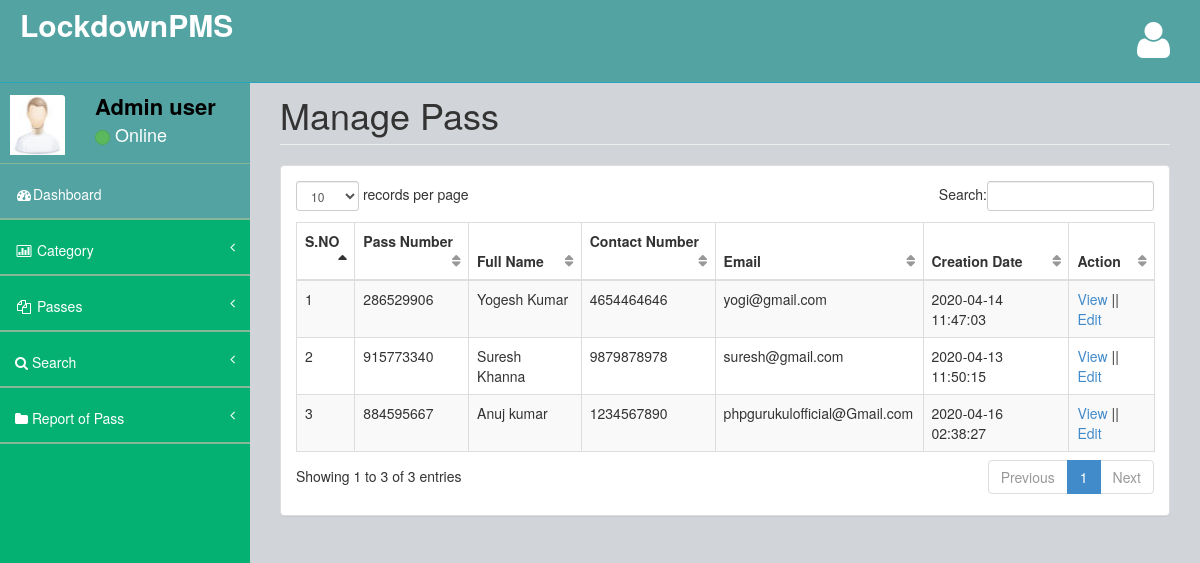
Before: /admin/manage-pass.php (signed in) with the older database file.
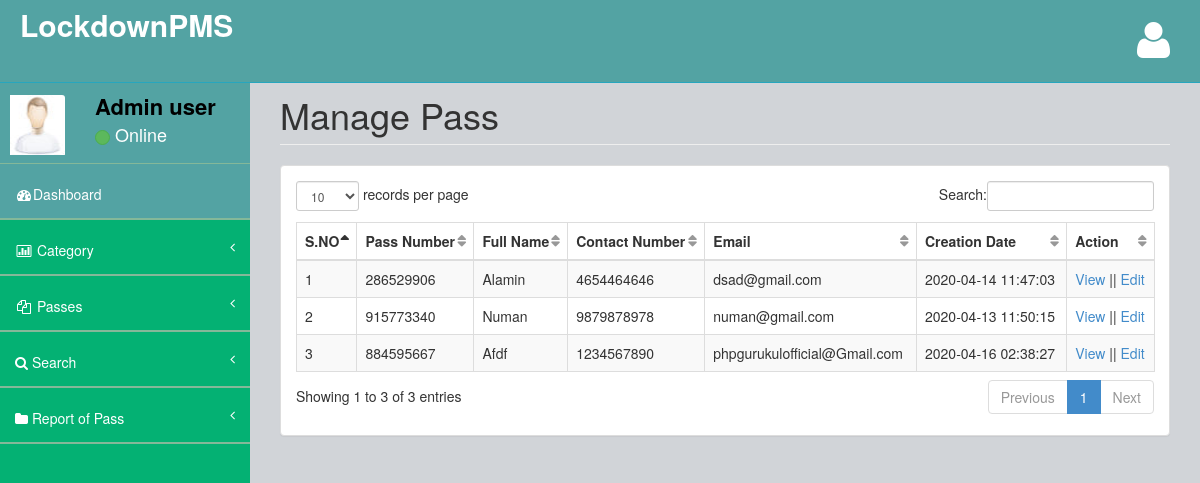
After: the same page with the newer database file.
### tables this page shows
CREATE TABLE `tblpass` (
  `ID` int(10) NOT NULL,
  `PassNumber` varchar(200) DEFAULT NULL,
  `FullName` varchar(200) DEFAULT NULL,
  `ContactNumber` bigint(10) DEFAULT NULL,
  `Email` varchar(200) DEFAULT NULL,
  `IdentityType` varchar(200) DEFAULT NULL,
  `IdentityCardno` varchar(200) DEFAULT NULL,
  `Category` varchar(100) DEFAULT NULL,
  `FromDate` varchar(200) DEFAULT NULL,
  `ToDate` varchar(200) DEFAULT NULL,
  `PasscreationDate` timestamp NULL DEFAULT current_timestamp()
);

### admin/manage-pass.php (the view, shortened to what this page needs)
<?php
include('includes/dbconnection.php');
if (strlen($_SESSION['cpmsaid']==0)) {
  header('location:logout.php');
  } else{
  ?>
<!DOCTYPE html>
<html>
<head>
    <link href="assets/plugins/bootstrap/bootstrap.css" rel="stylesheet" />
    <link href="assets/font-awesome/css/font-awesome.css" rel="stylesheet" />
    <link href="assets/plugins/pace/pace-theme-big-counter.css" rel="stylesheet" />
  <link href="assets/css/style.css" rel="stylesheet" />
      <link href="assets/css/main-style.css" rel="stylesheet" />
    <link href="assets/plugins/dataTables/dataTables.bootstrap.css" rel="stylesheet" />
</head>
<body>
    <div id="wrapper">
       <?php include_once('includes/header.php');?>
        <?php include_once('includes/sidebar.php');?>
        <div id="page-wrapper">
            <div class="row">
                <div class="col-lg-12">
                    <h1 class="page-header">Manage Pass</h1>
                </div>
            </div>
            <div class="row">
                <div class="col-lg-12">
                    <div class="panel panel-default">
                        <div class="panel-body">
                            <div class="table-responsive">
                                <table class="table table-striped table-bordered table-hover" id="dataTables-example">
                                    <thead>
                                        <tr>
                                            <th>S.NO</th>
                                           <th>Pass Number</th>
                                            <th>Full Name</th>
                                            <th>Contact Number</th>
                                            <th>Email</th>
                                            <th>Creation Date</th>
                                            <th>Action</th>
                                        </tr>
                                    </thead>
                                    <tbody>
                                        <?php
$sql="SELECT * from tblpass";
$query = $dbh -> prepare($sql);
$query->execute();
$results=$query->fetchAll(PDO::FETCH_OBJ);
$cnt=1;
if($query->rowCount() > 0)
{
foreach($results as $row)
{               ?>
                                       <tr>
                  <td><?php echo htmlentities($cnt);?></td>
                  <td><?php  echo htmlentities($row->PassNumber);?></td>
                  <td><?php  echo htmlentities($row->FullName);?></td>
                  <td><?php  echo htmlentities($row->ContactNumber);?></td>
                  <td><?php  echo htmlentities($row->Email);?></td>
                  <td><?php  echo htmlentities($row->PasscreationDate);?></td>
                  <td><a href="view-pass-detail.php?viewid=<?php echo htmlentities ($row->ID);?>">View</a>  ||  <a href="edit-pass-detail.php?editid=<?php echo htmlentities ($row->ID);?>">Edit</a></td>
                </tr>
               <?php $cnt=$cnt+1;}} ?>
                                    </tbody>
                                </table>
                            </div>
                        </div>
                    </div>
                </div>
            </div>
        </div>
    </div>
</body>
</html>
<?php }  ?>

### admin/includes/header.php (shortened to what this page needs)
<nav class="navbar navbar-default navbar-fixed-top" role="navigation" id="navbar">
            <div class="navbar-header">
                <a class="navbar-brand" href="dashboard.php">
                    <strong style="color: white;font-size: 30px">LockdownPMS</strong>
                </a>
            </div>
            <ul class="nav navbar-top-links navbar-right">
                <li class="dropdown">
                    <a class="dropdown-toggle" data-toggle="dropdown" href="#">
                        <i class="fa fa-user fa-3x"></i>
                    </a>
                </li>
            </ul>
        </nav>

### admin/includes/sidebar.php (shortened to what this page needs)
<?php
include('includes/dbconnection.php');
?>
        <nav class="navbar-default navbar-static-side" role="navigation">
            <div class="sidebar-collapse">
                <ul class="nav" id="side-menu">
                    <li>
                        <div class="user-section">
                            <div class="user-section-inner">
                                <img src="assets/img/user.jpg" alt="">
                            </div>
                            <div class="user-info">
                                <?php
$aid=$_SESSION['cpmsaid'];
$sql="SELECT AdminName from  tbladmin where ID=:aid";
$query = $dbh -> prepare($sql);
$query->bindParam(':aid',$aid,PDO::PARAM_STR);
$query->execute();
$results=$query->fetchAll(PDO::FETCH_OBJ);
$cnt=1;
if($query->rowCount() > 0)
{
foreach($results as $row)
{               ?>
                                <div><strong><?php  echo $row->AdminName;?></strong></div>
                                <div class="user-text-online">
                                    <span class="user-circle-online btn btn-success btn-circle "></span>&nbsp;Online
                                </div>
                            </div>
                            <?php $cnt=$cnt+1;}} ?>
                        </div>
                    </li>
                    <li class="selected">
                        <a href="dashboard.php"><i class="fa fa-dashboard fa-fw"></i>Dashboard</a>
                    </li>
                    <li>
                        <a href="#"><i class="fa fa-bar-chart-o fa-fw"></i> Category<span class="fa arrow"></span></a>
                    </li>
                    <li>
                        <a href="#"><i class="fa fa-files-o fa-fw"></i> Passes<span class="fa arrow"></span></a>
                    </li>
                    <li>
                        <a href="search-pass.php"><i class="fa fa-search"></i>  Search<span class="fa arrow"></span></a>
                        </li>
                        <li>
                        <a href="pass-bwdates-report.php"><i class="fa fa-folder"></i>  Report of Pass<span class="fa arrow"></span></a>
                        </li>
                </ul>
            </div>
        </nav>

### admin/assets/css/style.css (style rules this page uses)
body { background-color: #f8f8f8; }
#wrapper { width: 100%; margin-top: 55px!important; background-color:#04B173; }
#page-wrapper { padding: 0 15px; min-height: 568px; background-color:rgb(209, 212, 216); }
.navbar-static-side ul li { border-bottom:1px solid #84B899 !important; }
.navbar-top-links li { display: inline-block; }
.navbar-top-links li:last-child { margin-right: 15px; }
.navbar-top-links li a { padding: 20px; min-height: 50px; }
.arrow { float: right; }
.fa.arrow:before { content: "\f104"; }
@media (min-width:768px) { .navbar-static-side { z-index: 1; position: absolute; width: 250px; } }
table.dataTable thead .sorting, table.dataTable thead .sorting_asc:after, table.dataTable thead .sorting_desc, table.dataTable thead .sorting_asc_disabled, table.dataTable thead .sorting_desc_disabled { background: transparent; }
table.dataTable thead .sorting_asc:after { content: "\f0de"; float: right; font-family: fontawesome; }
table.dataTable thead .sorting:after { content: "\f0dc"; float: right; font-family: fontawesome; color: rgba(50,50,50,.5); }
.btn-circle { width: 30px; height: 30px; padding: 6px 0; border-radius: 15px; text-align: center; font-size: 12px; line-height: 1.428571429; }

### admin/assets/css/main-style.css (style rules this page uses)
.user-section-inner { height: 65px; width: 65px; -moz-border-radius: 3px; -webkit-border-radius: 3px; border-radius: 3px; overflow: hidden; display: inline-block; float: left; margin-right: 15px; margin-top: 20px; }
.user-section-inner img { margin-left:10px; width:55px; height:60px; }
.user-info { display: block; color:#000!important; display: inline-block; padding: 15px; margin-bottom: 0px }
.user-text-online { font-size:18px; color:#fff }
.user-circle-online { width: 15px!important; height: 15px!important; }
.navbar-top-links > li > a { color: #FFFFFF; }
.nav > li > a { padding: 20px 15px; }
#side-menu { background-color:#04B173; }
#side-menu a { color:#fff; border-bottom: 1px solid #84B899 !important; height: 55px; }
.selected { background-color:rgb(83, 163, 163); }
#navbar { background-color:rgb(83, 163, 163); }
.navbar-brand { padding-left:20px; }
.navbar-default { border-color: #27A6BE; }
@media (min-width:768px) { #page-wrapper { position: inherit; margin: 0 0 0 250px; padding: 0 30px; min-height: 1000px; } }

Changed rows visible on the page:
changed tblpass: FullName "Yogesh Kumar" → "Alamin"; Email "yogi@gmail.com" → "dsad@gmail.com"
changed tblpass: FullName "Suresh Khanna" → "Numan"; Email "suresh@gmail.com" → "numan@gmail.com"
changed tblpass "phpgurukulofficial@Gmail.com": FullName "Anuj kumar" → "Afdf"
